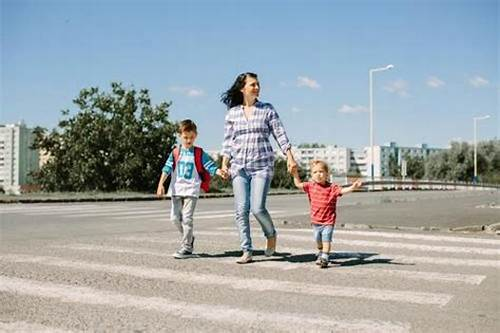
#> input picture TH06ver2/OIP.jpg, 500 x 333 px, found by its file name
$ python pedestriandetectlib.py
#> lines starting #> are read from the running program, lines starting #| are printed output that depends on the picture; after the words box and inside, x2 and y2 are one past the last pixel; in counts of white or black regions, pixels touching at a corner belong together
import cv2
import numpy as np

hog = cv2.HOGDescriptor()
hog.setSVMDetector(cv2.HOGDescriptor_getDefaultPeopleDetector())

# Read the image
image_path = "E:/ComputerVision_OU/TH06ver2/OIP.jpg"
frame = cv2.imread(image_path)
#> frame is the input picture: shape (333, 500, 3); mean B, G, R 169.7, 166.2, 157.8
frame = cv2.resize(frame, (640, 480))  # Resize the image if needed
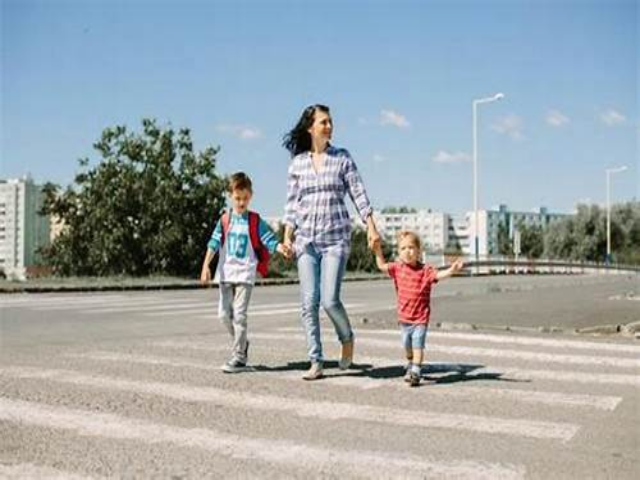
#> frame: shape (480, 640, 3); mean B, G, R 169.6, 166.1, 157.7
gray = cv2.cvtColor(frame, cv2.COLOR_BGR2GRAY)
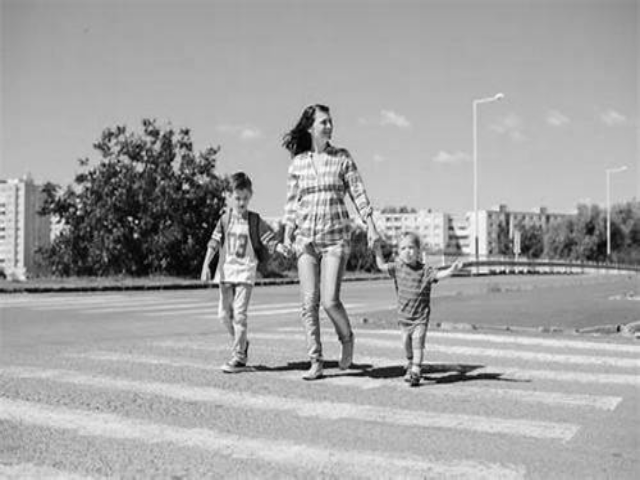
#> gray: shape (480, 640); min 1, max 254, mean 164

# Detect pedestrians
boxes, weights = hog.detectMultiScale(frame, winStride=(8, 8))
#> boxes = [[368, 223, 95, 189], [180, 161, 114, 228], [242, 85, 166, 331]]; weights = [1.77, 2.2, 1.26]

# Draw bounding boxes
for (x, y, w, h) in boxes:
    cv2.rectangle(frame, (x, y), (x + w, y + h), (0, 255, 0), 2)
#> this loop made 3 passes
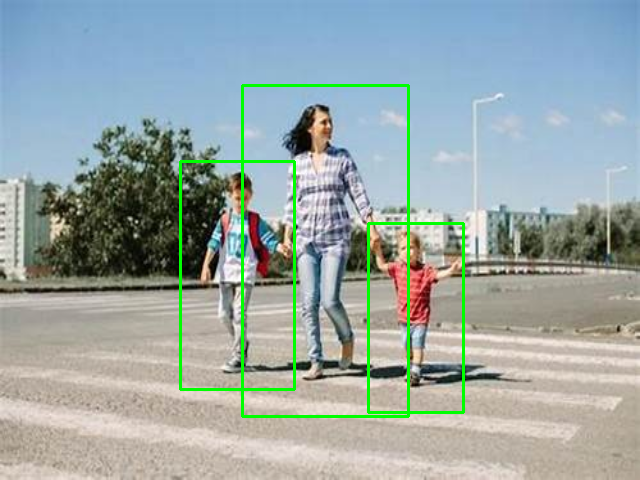
#> frame: shape (480, 640, 3); 2.18% of pixels changed, all inside (x1, y1, x2, y2) = (179, 84, 465, 418)

# Display the image with bounding boxes
cv2.imshow('frame', frame)
cv2.waitKey(0)
cv2.destroyAllWindows()
